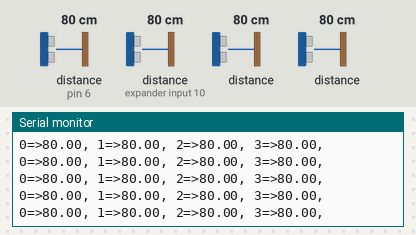
A sketch run on a simulated Arduino Uno, built with avr-gcc and run on an emulated ATmega328P. Shown: the last lines printed to the serial monitor. The test bench sets the inputs (shaded band); at power-on: distance to the obstacle (sensors on pin 6, expander input 10) 80 cm, distance to the obstacle 80 cm. The echo pulse lasts 58.3 µs per cm.

Above: at 1.2 s.
1.3 s: distance to the obstacle (sensor on pin 6) set to 2 cm
At 1.42 s:
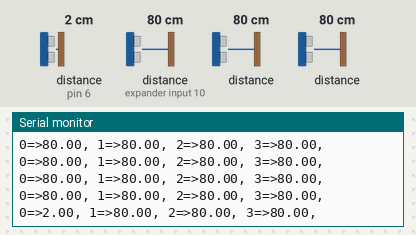
4.3 s: distance to the obstacle (sensor on expander input 10) set to 2 cm
At 4.32 s:
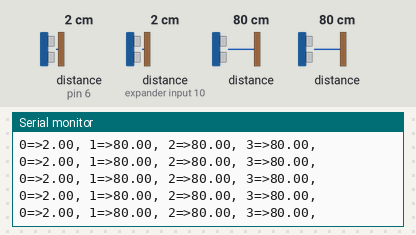
7.3 s: distance to the obstacle (sensor 206) set to 120 cm
At 7.32 s:
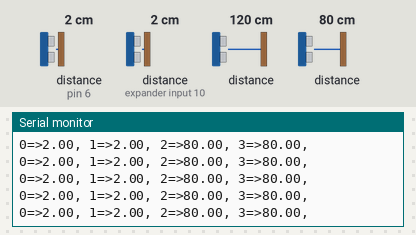
10.3 s: distance to the obstacle (sensor 306) set to 2 cm
At 10.3 s:
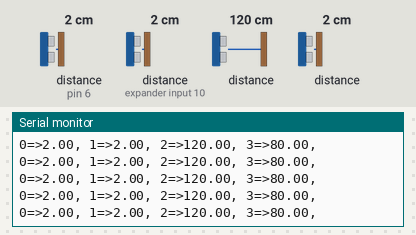
13.3 s: distance to the obstacle (sensor on pin 6) set to 120 cm
At 13.3 s:
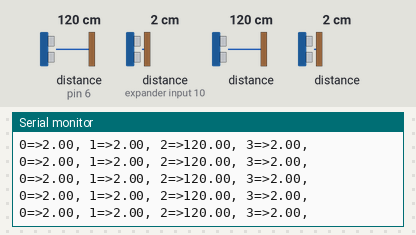
16.3 s: distance to the obstacle (sensor on expander input 10) set to 18 cm
At 16.31 s:
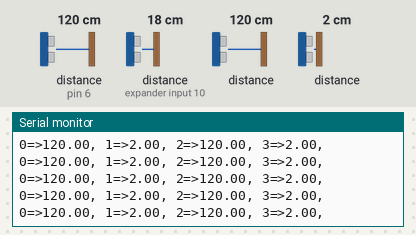
Timing chart, 0 to 19.3 s (numbered marks = the images above; inputs shaded):
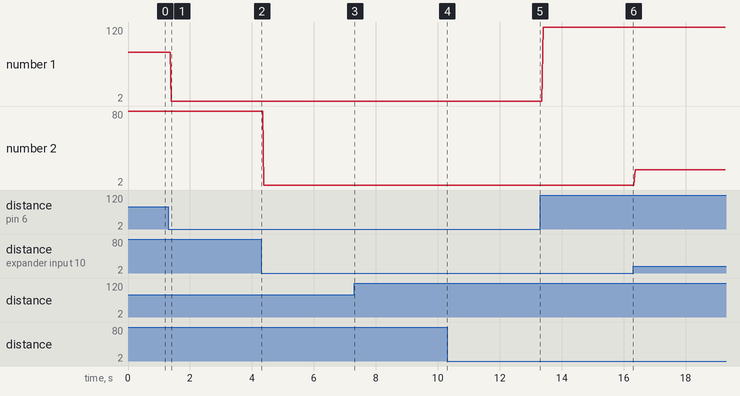

Measured:
- after the input at 1.3 s, the serial monitor: prints a new line after 0.10 s (image 1)
- plotted number 2: 2 → 18 after the input at 16.3 s

The sketch:

HCSR04_multi.ino
```cpp
#include <HCSR04.h>

HCSR04 hc(11,new int[4]{6,7,8,9},4);//initialisation class HCSR04 (trig pin , echo pin, number of sensor)

void setup()
{ Serial.begin(9600); }

void loop()
{ for (int i = 0; i <= 3; i++ ) {

  Serial.print(i);
    Serial.print("=>");
  Serial.print( hc.dist(i) );
  Serial.print(", ");
  }
  Serial.println("");
  }//return curent distance in serial for sensor 1 to 6
```
